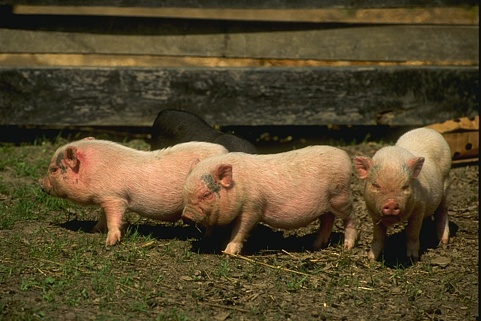
//> input picture HW#2/HW#2 Images/Pig.jpg, 481 x 321 px
$ ./canny   (built with g++ and OpenCV 4)
//> lines starting //> are read from the running program, lines starting //| are printed output that depends on the picture; after the words box and inside, x2 and y2 are one past the last pixel; in counts of white or black regions, pixels touching at a corner belong together
// HW2 Prob.1.(b)
// canny edge detector
// Input & Usage: need to run on a computer with OpenCV environment


#include <stdio.h>
#include <iostream>
#include <stdlib.h>
#include <opencv2/opencv.hpp>
#include <opencv2/highgui/highgui.hpp>
#include <opencv2/imgproc/imgproc.hpp>

using namespace std;
using namespace cv;

//![variables]
Mat src, src_gray;
Mat dst, detected_edges;

int lowThreshold = 60;
const int max_lowThreshold = 180;
const int ratio = 3;
const int kernel_size = 3;
const char* window_name = "Pig Edge Map";
//![variables]

/**
 * @function CannyThreshold
 * @brief Trackbar callback - Canny thresholds input with a ratio 1:3
 */
static void CannyThreshold(int, void*)
{
    blur( src_gray, detected_edges, Size(3,3) );

    Canny( detected_edges, detected_edges, lowThreshold, lowThreshold*ratio, kernel_size );

    dst = Scalar::all(0);

    src.copyTo( dst, detected_edges);

    imshow( window_name, dst );

}
int main(int argc, char *argv[])
{
    src = imread("/Users/wenjun/ee569/hw_2_src/Pig.jpg");
//> src is the input picture: 321 rows x 481 cols, CV_8UC3; mean B, G, R 44.5, 73.4, 87
    dst.create(src.size(), src.type());

    cvtColor(src, src_gray, COLOR_BGR2GRAY);
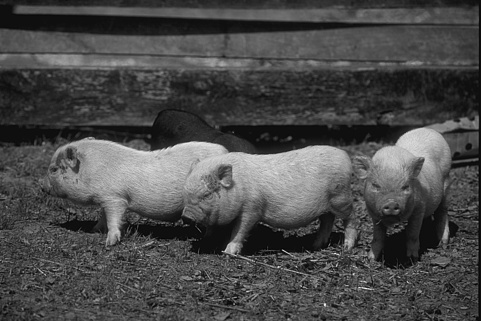
//> src_gray: 321 rows x 481 cols, CV_8UC1; min 1, max 243, mean 74.1

    namedWindow(window_name, WINDOW_AUTOSIZE);

    createTrackbar("Min Threshold:", window_name, &lowThreshold, max_lowThreshold, CannyThreshold);

    CannyThreshold(0, 0);
//> in CannyThreshold, `blur( src_gray, detected_edges, Size(3,3) );`:
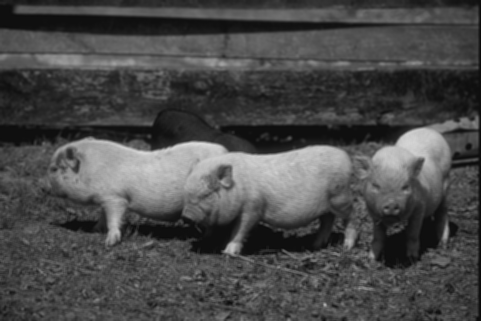
//> detected_edges: 321 rows x 481 cols, CV_8UC1; min 9, max 219, mean 74.1
//> in CannyThreshold, `Canny( detected_edges, detected_edges, lowThreshold, lowThreshold*rati..`:
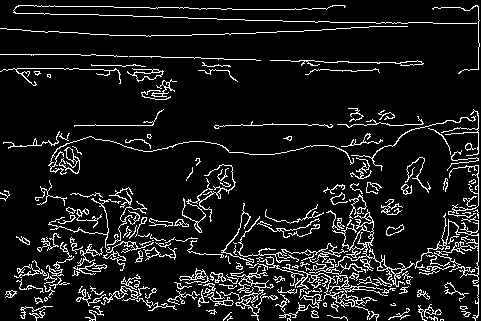
//> detected_edges: 321 rows x 481 cols, CV_8UC1; 9.5% white in thin lines or dots
//> in CannyThreshold, `src.copyTo( dst, detected_edges);`:
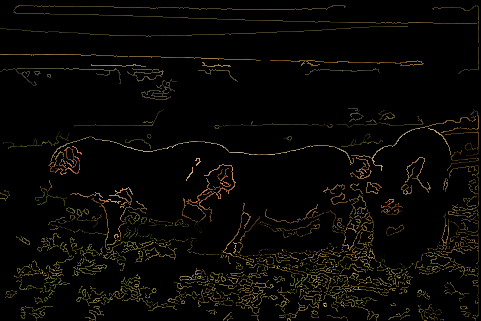
//> dst: 321 rows x 481 cols, CV_8UC3; mean B, G, R 3.8, 7, 8.3
    waitKey(0);

    return 0;
}

$ run again, with HW#2/HW#2 Images/House.png saved as HW#2/HW#2 Images/Pig.jpg
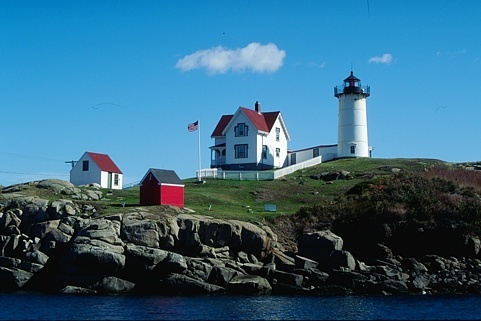
//> input picture HW#2/HW#2 Images/House.png, 481 x 321 px
//> src is the input picture: 321 rows x 481 cols, CV_8UC3; mean B, G, R 131.1, 104.3, 54
//> in CannyThreshold, `Canny( detected_edges, detected_edges, lowThreshold, lowThreshold*rati..`:
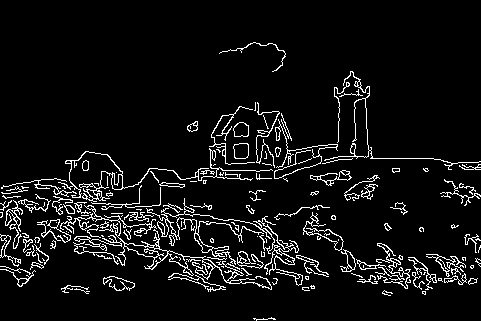
//> detected_edges: 321 rows x 481 cols, CV_8UC1; 6.8% white in thin lines or dots, all inside (x1, y1, x2, y2) = (0, 42, 481, 321)
//> in CannyThreshold, `src.copyTo( dst, detected_edges);`:
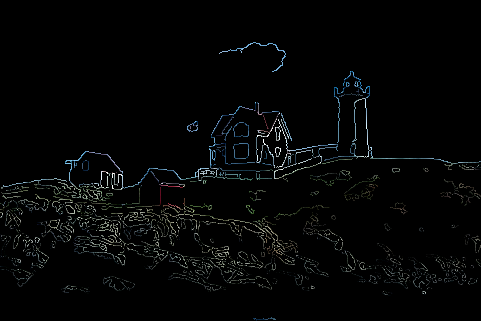
//> dst: 321 rows x 481 cols, CV_8UC3; mean B, G, R 5.4, 5.5, 4.6
